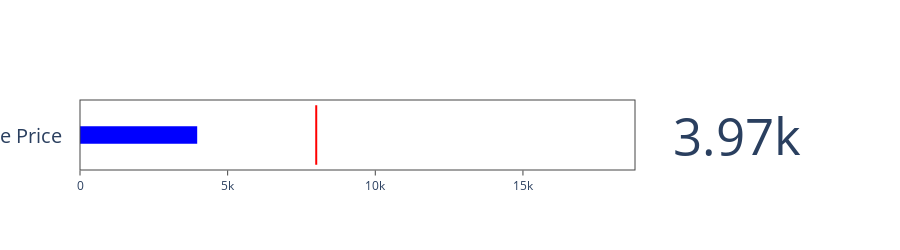

Notebook cell for this chart:
### Code cell
#bullet chart


import plotly.graph_objects as go

fig = go.Figure(go.Indicator(
    mode = "gauge+number",
    value = df['price'].mean(),
    title = {'text': "Average Price"},
    gauge = {
        'axis': {'range': [0, max(df['price'])]},
        'shape': "bullet",  # Optional: makes it a bullet chart
        'bar': {'color': "blue"},
        'threshold': {
            'line': {'color': "red", 'width': 2},
            'value': 8000  # or any meaningful threshold
        }
    }
))

fig.update_layout(height=250)
fig.show()

### Figure 1 — Plotly figure (JSON) as saved in the notebook; plotly's stock layout.template omitted (floating-point values rounded to 4 significant figures)
{"data": [{"gauge": {"axis": {"range": [0, 18795]}, "bar": {"color": "blue"}, "shape": "bullet", "threshold": {"line": {"color": "red", "width": 2}, "value": 8000}}, "mode": "gauge+number", "title": {"text": "Average Price"}, "type": "indicator", "value": 3968.0}], "layout": {"height": 250}}
